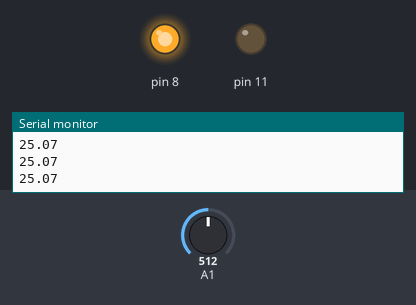
A sketch run on a simulated Arduino Uno, built with avr-gcc and run on an emulated ATmega328P. Parts: output pins drawn as LEDs (lit = HIGH), the last lines printed to the serial monitor. The test bench sets the inputs (shaded band); at power-on: A1 = 512.

Above: at 1.2 s.
1.3 s: A1 set to 540
At 2.5 s:
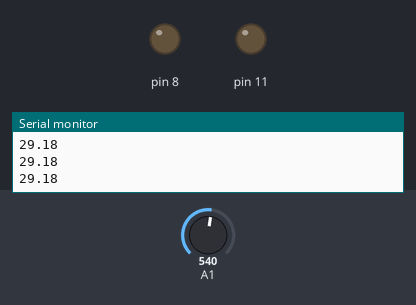
2.8 s: A1 set to 306
At 3.9 s:
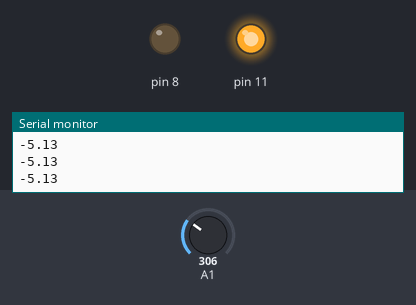
4.3 s: A1 set to 474
5.8 s: A1 set to 504
At 6.1 s:
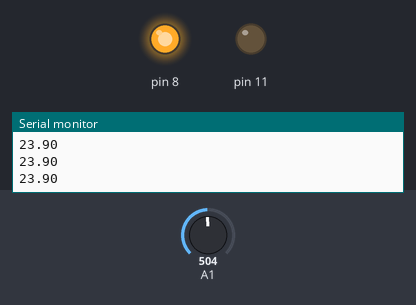
7.3 s: A1 set to 716
At 8.5 s:
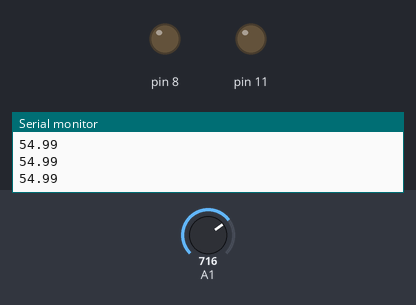
Timing chart, 0 to 9.8 s (numbered marks = the images above; inputs shaded):
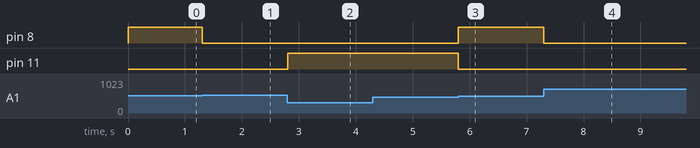

The sketch:

mantarKontrolSistemi.ino
```cpp
#include "mantarSensor.h"
MantarSensor mantarSensor(A1, 11, 8, 6);
void setup() {
  Serial.begin(9600);
  mantarSensor.setup();
}

void loop() {
Serial.println(mantarSensor.temp());
mantarSensor.attach();
}
```

mantarSensor.h
```cpp
class MantarSensor {


  public:
    int tempDownPin = 0;
    int tempNormalPin = 0;
    int tempUpPin = 0;
    int tempSensorPin = 0;
    double tempValue = 0;
    double minTemp=22.2;
    double maxTemp=26.8;
    MantarSensor(int tsp, int tdp, int tnp, int tup) {
      tempSensorPin = tsp;
      tempDownPin = tdp;
      tempNormalPin = tnp;
      tempUpPin = tup;

    }
    void setup() {
      pinMode(tempDownPin, OUTPUT);
      pinMode(tempNormalPin, OUTPUT);
      pinMode(tempDownPin, OUTPUT);


    }
    double temp() {
      tempValue = analogRead(tempSensorPin);
      tempValue = tempValue / 6.82;
      tempValue = tempValue - 50;
      return tempValue;
    }
    void attach() {
      temp();
      if(tempValue<minTemp) digitalWrite(tempDownPin,HIGH);else digitalWrite(tempDownPin,LOW);
      if(tempValue>maxTemp) digitalWrite(tempUpPin,HIGH);else digitalWrite(tempUpPin,LOW);
      if(tempValue>=minTemp&&tempValue<=maxTemp) digitalWrite(tempNormalPin,HIGH);else digitalWrite(tempNormalPin,LOW);
    }
  private:


};
```

Measured:
- the behaviour switches between 523 and 524 on A1 (found by bisection; images 0 and 1)
- the behaviour switches between 492 and 493 on A1 (found by bisection; images 2 and 3)
- after the input at 1.3 s, pin 8: HIGH → LOW at once
- after the input at 2.8 s, pin 11: LOW → HIGH at once
- after the input at 5.8 s, pin 8: LOW → HIGH at once; pin 11: HIGH → LOW at once
- after the input at 7.3 s, pin 8: HIGH → LOW at once
